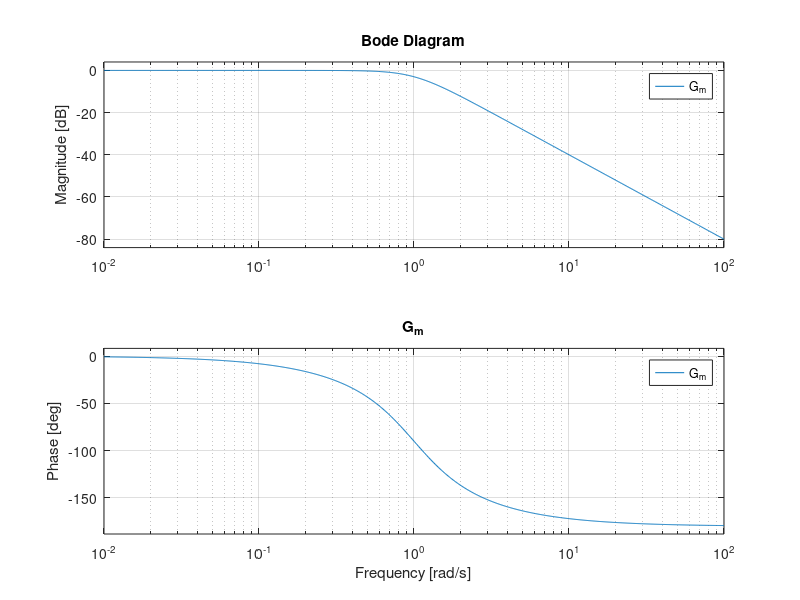
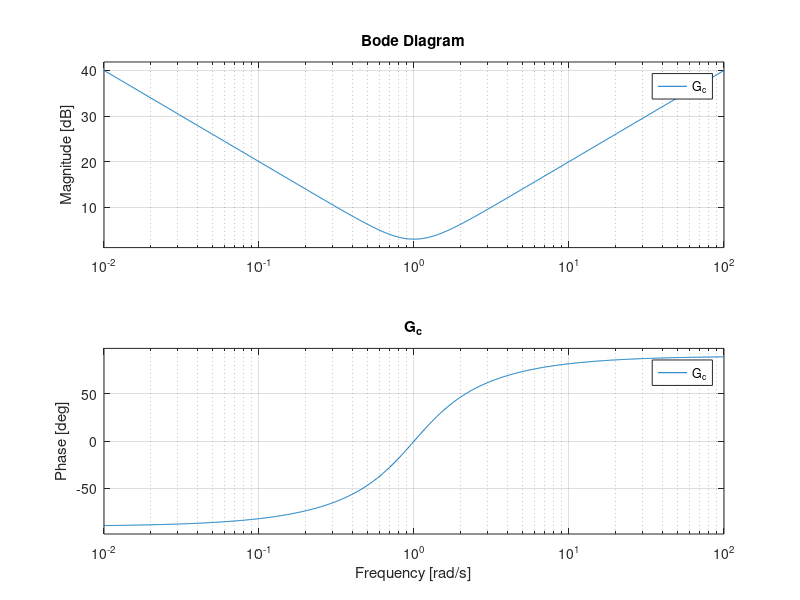
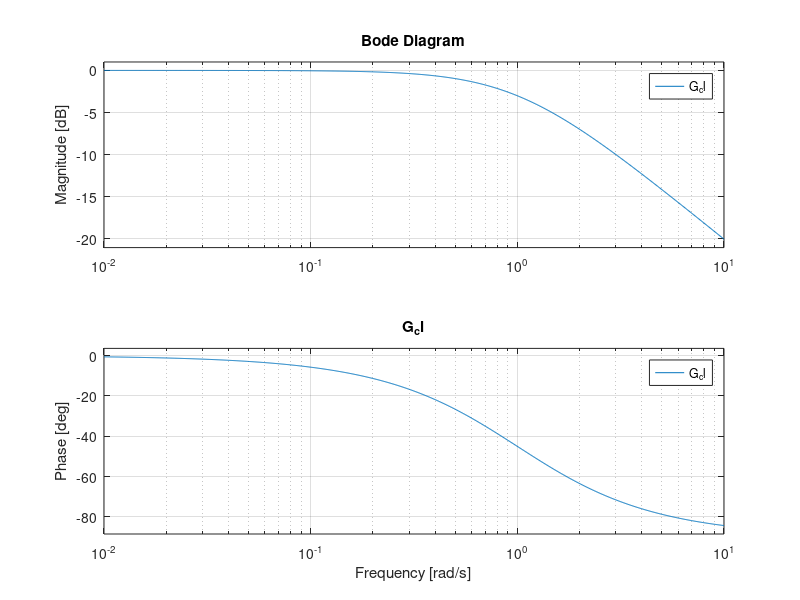
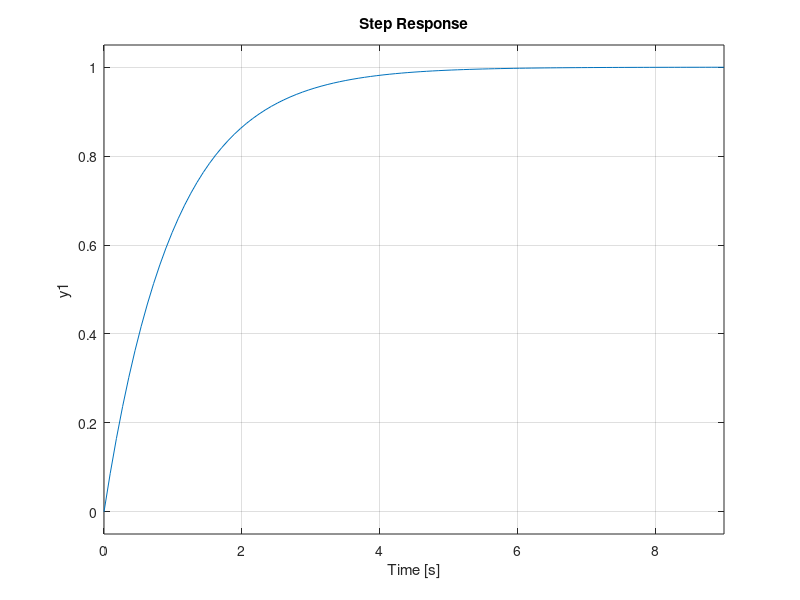

Source code (MATLAB) for these figures, in order: (Note: this script raises an error after producing the figures.)
clear all; close all; clc;

%--------------------------------------------------------------------------
s = tf('s');
%-----------------  Transfer Function : Gm(s) -----------------------------
% Parameter Setting

%                       K_m * (W_m)^2
%    Gm(s) =  --------------------------------
%               s^2 + 2*Zt_m*W_m*s + (W_m)^2    

W_m = 1;
K_m = 1;
Zt_m = 1/sqrt(2);

%--------------------------------------------------------------------------

% Setting : 값이 정해지면 PID 제어 계수값들은 모두 Fix 된다.
Zt_c = 1/sqrt(2);
W_c = 1;
R_c = 1;              % 1st order pole

%--------------------------------------------------------------------------

% Zt_c * W_c에 의해서 2차 conjugate pole들이 결정
% R_c에 의해서 1차 pole이 결정
% if : abs(Zt_c * W_c) >> abs(R_c) --> Can approxiamte First order
% if : abs(Zt_c * W_c) << abs(R_c) --> Can approxiamte Second order

%-----------------  Transfer Function : Controller Gc(s) ------------------
%               s^2Kd + sKp + Ki
%    Gc(s) =  --------------------
%                       s    

Ki = ( R_c*W_c^2 )/( K_m*W_m^2 );
Kp = ((W_c)^2 - (W_m)^2 + 2*Zt_c*W_c*R_c )/( K_m*(W_m)^2 );
Kd = (2*Zt_c*W_c - 2*Zt_m*W_m + R_c)/( K_m*(W_m)^2 );

%--------------------------------------------------------------------------
% Definition of Gm(s)

num1 = [K_m * (W_m)^2];
den1 = [1 2*Zt_m*W_m (W_m)^2];

G_m = tf(num1, den1);

%--------------------------------------------------------------------------
% Definition of Gc(s) : PID controller

num2 = [Kd Kp Ki];
den2 = [1 0];

G_c = tf(num2, den2);

%--------------------------------------------------------------------------
% Definition of Gcl(s) : Closed loop Transfer Function

G_cl = feedback(G_m*G_c,1);

%--------------------------------------------------------------------------
%% : BODE PLOT

figure(1);
bode(G_m);
title("G_m"); grid on; box on;
figure(2);
bode(G_c);
title("G_c"); grid on; box on;
figure(3);
bode(G_cl);
title("G_cl"); grid on; box on;

%--------------------------------------------------------------------------
%% : Pole - Zero MAP   ---   Properties of Transfer function

% if : abs(Zt_c * W_c) >> abs(R_c) --> Can approxiamte First order TF
% if : abs(Zt_c * W_c) << abs(R_c) --> Can approxiamte Second order TF
% W_c 값을 점점 키운다 --> faster second order conjugate poles --> 1차 시스템으로 근사 
% bodeplot 해보자

tbllegend=[{'1'},{'2'},{'3'},{'4'},{'5'}];
figure(5),clf

for a = 1 : 1 : 5
    R_c = a * W_c ;
    
    % NEED UPDATE
    Ki = ( R_c*W_c^2 )/( K_m*W_m^2 );
    Kp = ((W_c)^2 - (W_m)^2 + 2*Zt_c*W_c*R_c )/( K_m*(W_m)^2 );
    Kd = (2*Zt_c*W_c - 2*Zt_m*W_m + R_c)/( K_m*(W_m)^2 );
    
    num2 = [Kd Kp Ki];
    den2 = [1 0];

    G_c = tf(num2, den2);
    G_cl = feedback(G_m*G_c,1);
    
    pzmap(G_cl);
    if a==5,legend(tbllegend);end
    hold on;
    grid on;
    
end

%--------------------------------------------------------------------------
%% : Step Response 

Buf_Rising_time = zeros(5,1);
Buf_Overshoot = zeros(5,1);

tbllegend=[{'1'},{'2'},{'3'},{'4'},{'5'}];
figure(5),clf

for a = 1 : 1 : 5
    R_c = a * W_c ;
    
    % NEED UPDATE
    Ki = ( R_c*W_c^2 )/( K_m*W_m^2 );
    Kp = ((W_c)^2 - (W_m)^2 + 2*Zt_c*W_c*R_c )/( K_m*(W_m)^2 );
    Kd = (2*Zt_c*W_c - 2*Zt_m*W_m + R_c)/( K_m*(W_m)^2 );
    
    num2 = [Kd Kp Ki];
    den2 = [1 0];

    G_c = tf(num2, den2);
    
    G_cl = feedback(G_m*G_c,1);
    
    step(G_cl);
    if a==5,legend(tbllegend);end
    
    % Check Rise Time
    Buf_Rising_time(a,1) = getfield(stepinfo(G_cl),'RiseTime');
    
    % Check Overshoot
    Buf_Overshoot(a,1) = getfield(stepinfo(G_cl),'Overshoot');
    
    hold on;
    grid on;
   
end

% 결과 : a 값이 커짐에 따라 rise time은 감소한다.
% 점점 1차 시스템으로 근사되면서 rising time이 감소해야함

%--------------------------------------------------------------------------

